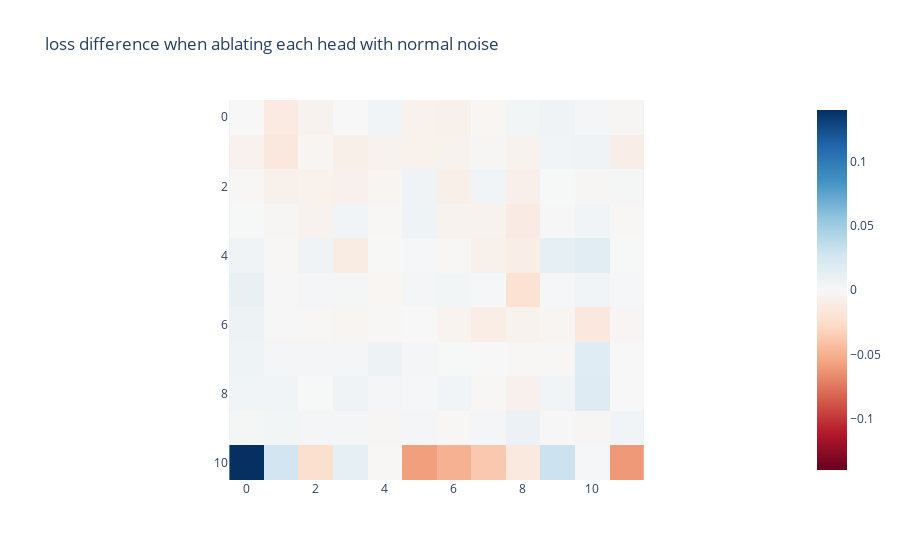

Here is the notebook cell this chart was saved with:
### Code cell
#%%

random_ablation_scores = random_ablation_map(model, toks, start_layer=1)
imshow(random_ablation_scores, title="loss difference when ablating each head with normal noise")

# The strict induction ablation map shows very strong degradation on ~5 heads in layers 0-3, and
# the impacts of random ablation are very large for all first layer heads, and matter
# little elsewhere.
# oddly, ablating the layer one heads with strict induction has very little impact,
# (compared to ablating with random noise, which basically destroys the model.)

# Ablating with strict induction is particularly harmful for ~5 heads in layers 0-3, and have
# little impact elsewhere.
# There appears to be no significant correlation between the effect of ablating with random noise
# and ablating with strict induction.

# Results: ?
# basically no relationship was found between mean ablation score difference and strict induction
# score difference. This was only tested on a single sequence, the first paragraph of harry potter,
# so theres a potential weakness. We also tried replacing the 5 most inductiony heads (on the repeated
# random tokens task) with struct inductors and find zero loss degradation. Replacing any number of
# random heads with strict inductors actually makes little difference, even if they werent inductiony
# before.
# The lack of found correlation could be due to backups in the model. Perhaps that is why ablating
# any single head with noise or strict induction results in little loss difference, for most heads.
# (meaning something like backup name mover heads. Another head could be picking up slack during
# ablation and hiding  performance drops)

# Potential future directions:
# we only evaluated performance on a single paragrah of fiction. To evaluate wether any heads that
# seem inductiony are doing pure induction, it would probably be necessary to examine performance
# many more tokens to try and find if there are any where the heads are failing to perform their
# backup (or primary who knows) job (on ANY sequence, not averages).

# For reasons stated above, one could investigate the impact of ablating groups of heads with strict
# induction and comparing the loss differences to ablating those same heads with noise.

### Figure 1 — Plotly figure (JSON) as saved in the notebook; plotly's stock layout.template omitted (floating-point values rounded to 4 significant figures; data arrays with more than 128 entries replaced by an {"elided": "..."} marker saying what was removed)
{"data": [{"coloraxis": "coloraxis", "hovertemplate": "x: %{x}<br>y: %{y}<br>color: %{z}<extra></extra>", "name": "0", "type": "heatmap", "xaxis": "x", "yaxis": "y", "z": {"elided": "11x12 float values"}}], "layout": {"coloraxis": {"cmid": 0, "colorscale": [[0, "rgb(103,0,31)"], [0.1, "rgb(178,24,43)"], [0.2, "rgb(214,96,77)"], [0.3, "rgb(244,165,130)"], [0.4, "rgb(253,219,199)"], [0.5, "rgb(247,247,247)"], [0.6, "rgb(209,229,240)"], [0.7, "rgb(146,197,222)"], [0.8, "rgb(67,147,195)"], [0.9, "rgb(33,102,172)"], [1, "rgb(5,48,97)"]]}, "title": {"text": "loss difference when ablating each head with normal noise"}, "xaxis": {"anchor": "y", "constrain": "domain", "domain": [0, 1], "scaleanchor": "y"}, "yaxis": {"anchor": "x", "autorange": "reversed", "constrain": "domain", "domain": [0, 1]}}}
